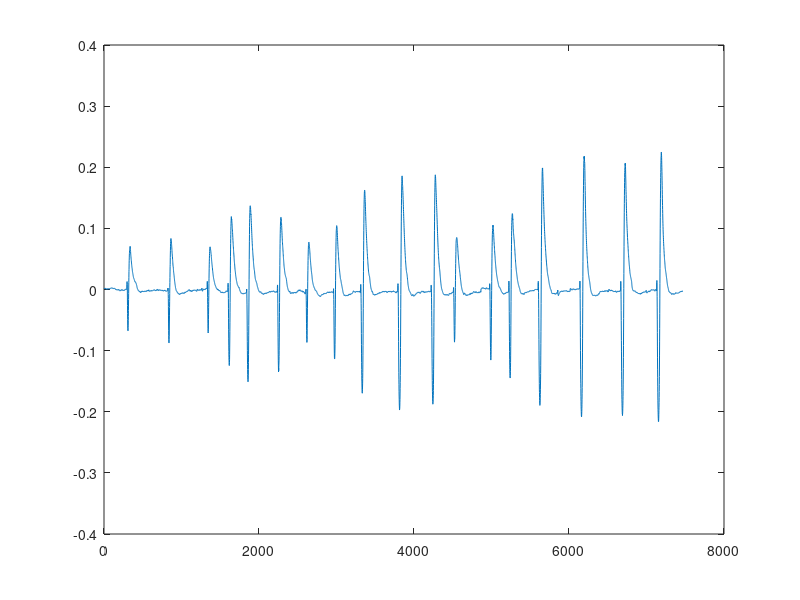

Write the MATLAB code that produced this figure.
clc
clear all
close all

load('data1.mat');
load('data2.mat');
load('data3.mat');
load('data4.mat');
load('data5.mat');
load('data6.mat');
realdata=[data1(2200:3400,1);data2(100:1400,1);data3(190:900,1);data4(1:1650,1);data5(100:1250,1);data6(100:1550,1)]

plot(realdata-0.075);